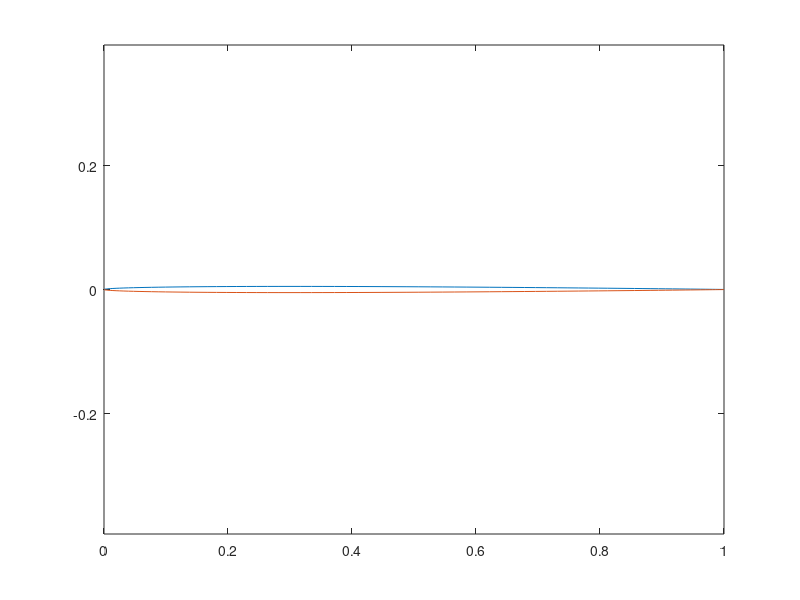

The MATLAB script that drew this image: (Note: this script raises an error after producing the figure.)

% get airfoil points to build the cascade
%

% NACA 4 digit series for now 

t = .01;
m = .00; % camber 
p = .0;  % camber position 
% m = .11;
% p = .45;


%vinf = 1;  % freestream velocity
%alp = 0*pi/180;   % freestream angle of attack


%chi = -20*pi/180;
%chi = -6*pi/180;
% 
% dx = .01;
% 
% xf = [0:dx:1*p];
% xa = [1*p+dx:dx:1];
% 
% x = [xf xa];

% this will work for symmetric airfoils 
% theven = [0 : .04 : pi];
% x = - cos(theven)/2 + .5;
% xf = 0;
% xa = x(2:end); 

%theta for break point  p = -cos(theven)/2 + .5

%dth = 0.04
xnums = 80;


thbreak = acos(-(p - .5)*2);

if thbreak == 0
    thbreak=1
end


thfrac = thbreak/pi;
nbefore = round(xnums*thfrac)
nafter = xnums - nbefore;
dthbef = thbreak/(nbefore);
thf = [0 : dthbef : thbreak];
dthaft = (pi - thbreak)/(nafter);
tha = [thbreak + dthaft : dthaft : pi];
xf = -cos(thf)/2 + .5;
xa = -cos(tha)/2 + .5;
x = [xf xa];
numb = length(x);

yt = t/.2*(.2969*sqrt(x) - .126*x - .35160*x.^2 + .28430*x.^3 - .1015*x.^4);

if (m == 0) 
    ycf = 0*xf;
    yca = 0*xa;
    dycf = 0*xf;
    dyca = 0*xa;
else
    ycf = m/p^2 *(2*p*xf - xf.^2);
    yca = m/(1-p)^2*( (1-2*p) + 2*p*xa - xa.^2);


    dycf = m/p^2*(2*p-2*xf);
    dyca = m/(1-p)^2*(2*p - 2*xa);
end

yc = [ycf yca];
dyc = [dycf dyca];

thet = atan(dyc);

xu = x - yt.*sin(thet);
yu = yc + yt.*cos(thet);

xl = x + yt.*sin(thet);
yl = yc - yt.*cos(thet);

plot(xu,yu, xl,yl);
axis equal;

% Now put points from trailing edge around bottom and then around top back
% to trailing edge. 

xaf = [fliplr(xl) xu(2:end)] -.5 ;
yaf = [fliplr(yl) yu(2:end)];

%close trailing edge
yave = (yaf(end) - yaf(1))/2 + yaf(1);
yaf(end) = yave;
yaf(1) = yave;
xaf(end) = xaf(1);
% Add stagger if there is any


% put in the PG transform here ... (then the chi)
yaf = yaf/beta;
%xaf = xaf/beta;

xaf2 = xaf*cos(chi) - yaf*sin(chi) ;
yaf2 = xaf*sin(chi) + yaf*cos(chi) ;

figure(1)
plot(xaf2,yaf2)
%axis equal;
 hold on;
% set spacing (based on chord = 1) and repeat to create cascade of foils


% h = 1;
% for j = 1:4
%     yafs(j,:) = yaf2 +(j -1)*h;
%     
%     plot(xaf2, (yafs(j,:)));
%    
% end
% 
% % Form the complex variable and do the transformation
% 
% z1 = xaf2 + 1i*yaf2;
% 
% z2 = tanh(pi * z1/h);
% xnew = real(z2);
% ynew = imag(z2);
% figure(2)
% plot(xnew,ynew,'+');
% axis equal
  

xnew = xaf2;
ynew = yaf2;

% set trailing edge point 
% slope2 = (ynew(3) - ynew(2))/(xnew(3) - xnew(2));
% slope3 = (ynew(end-1) - ynew(end-2))/(xnew(end-1) - xnew(end-2));
% xnew(1) = (-ynew(2) + ynew(end-1) + xnew(2)*slope2 - xnew(end-1)*slope3)/ ...
%    (slope2 - slope3);
% ynew(1) = slope2 * (xnew(1) - xnew(2)) + ynew(2);
% 
% xnew(end) = xnew(1);
% ynew(end) = ynew(1);

%this is a fudge here so that the asymp solver works - it needs airfoil
%going from 0 to 2 even after it is rotated (I think ) 
stretchfac = (max(xnew)-min(xnew))/1.0;
xnew = xnew/stretchfac;
ynew = ynew/stretchfac;


% ynew(1) = 0;
% ynew(end) = 0;
% xnew(1) = .505;
% xnew(end) = .505;
% Determine the panel angles used in Keuthe and Chow 

for j = 1: length(xnew) -1;
    
        thetpan1(j) = atan2(ynew(j+1) - ynew(j), xnew(j+1) - xnew(j));
end;
thetpan = unwrap(thetpan1);
figure(3)
plot(thetpan*180/pi,'+')

% xnew and ynew and thetpan are the end points and panel angles.
% from this must get panel midpoints and lengths

xmid = xnew(1:end-1)+ (xnew(2:end) - xnew(1:end-1))/2;
ymid = ynew(1:end-1)+(ynew(2:end) - ynew(1:end-1))/2;

SJ = sqrt( ( xnew(2:end) - xnew(1:end-1) ).^2 + (ynew(2:end)-ynew(1:end-1)).^2);



